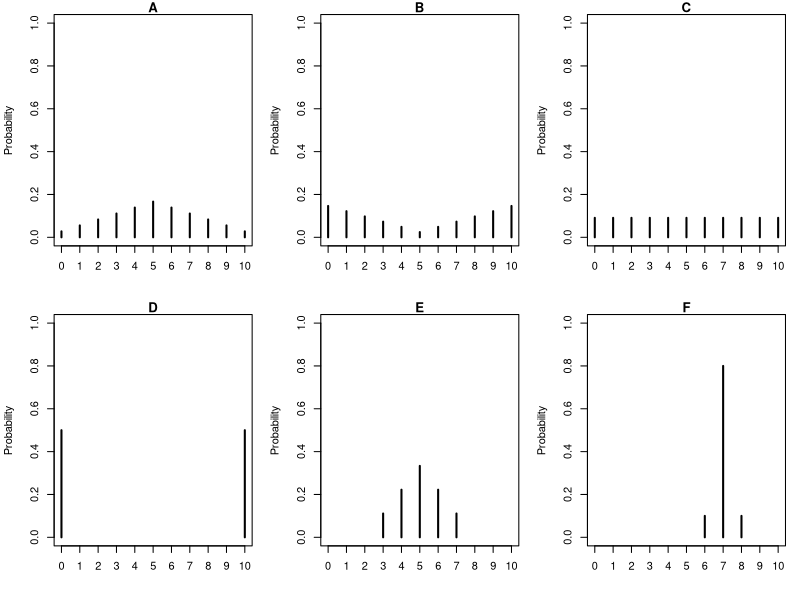
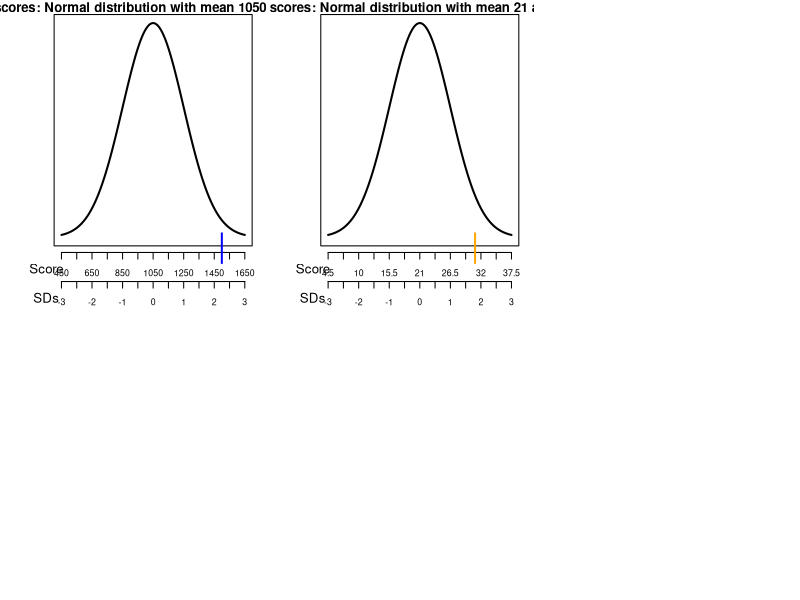

Generate these figures, in order, with R:
## ---- chunk 1
#| echo: false
#| label: fig-sd-matching-plot
#| fig-cap: "A few discrete distributions."

x1 = 0:10
p1 = c(1, 2, 3, 4, 5, 6, 5, 4, 3, 2, 1)
p1 = p1/sum(p1)

x2 = 0:10
p2 = c(6, 5, 4, 3, 2, 1, 2, 3, 4, 5, 6)
p2 = p2/sum(p2)

x3 = 0:10
p3 = rep(1/11, 11)

x4 = c(0, 10)
p4 = c(0.5, 0.5)

x5 = 3:7
p5 = c(1, 2, 3, 2, 1)
p5 = p5/sum(p5)

x6 = c(6, 7, 8)
p6 = c(0.1, 0.8, 0.1)

xlimits = c(0, 10)
xs = 0:10
par(mfrow=c(2,3), mar=c(4, 4, 1, 1) + 0.1)
plot(x1, p1, xlim=xlimits, ylim=c(0,1), xlab="", ylab="Probability", main="A", type="h", lwd=2, xaxt="n")
axis(1, xs)
plot(x2, p2, xlim=xlimits, ylim=c(0,1), xlab="", ylab="Probability", main="B", type="h", lwd=2, xaxt="n")
axis(1, xs)
plot(x3, p3, xlim=xlimits, ylim=c(0,1), xlab="", ylab="Probability", main="C", type="h", lwd=2, xaxt="n")
axis(1, xs)
plot(x4, p4, xlim=xlimits, ylim=c(0,1), xlab="", ylab="Probability", main="D", type="h", lwd=2, xaxt="n")
axis(1, xs)
plot(x5, p5, xlim=xlimits, ylim=c(0,1), xlab="", ylab="Probability", main="E", type="h", lwd=2, xaxt="n")
axis(1, xs)
plot(x6, p6, xlim=xlimits, ylim=c(0,1), xlab="", ylab="Probability", main="F", type="h", lwd=2, xaxt="n")
axis(1, xs)

# sqrt(sum(x1^2*p1)-sum(x1*p1)^2)
# sqrt(sum(x2^2*p2)-sum(x2*p2)^2)
# sqrt(sum(x3^2*p3)-sum(x3*p3)^2)
# sqrt(sum(x4^2*p4)-sum(x4*p4)^2)
# sqrt(sum(x5^2*p5)-sum(x5*p5)^2)
# sqrt(sum(x6^2*p6)-sum(x6*p6)^2)

## ---- chunk 2
#| label: fig-sat-z-score-plot
#| echo: false
#| layout-nrow: 2
#| fig-cap: "Comparison of the distributions in @exm-sat-z-score. The blue mark indicates Darius's SAT score and the orange mark indicates Alfred's ACT score."



za = seq(-3, 3, 0.5)
z = seq(-3, 3, 0.001)

x1a = 1050 + 200 * za 

plot(z, dnorm(z), xlim=range(z), ylim=c(0,dnorm(0)),
     type = "l",
      yaxt='n', xaxt='n', ylab = "", xlab = "", lwd = 2,
      main = "SAT scores: Normal distribution with mean 1050 and SD 200") 
axis(1, at = za, labels = x1a, line=0.5, cex.axis=0.8)
axis(1, at = za, labels = za, line=2.7, cex.axis=0.8)
# axis(1, at = xa, labels = seq(-4, 4, 1), line=2.7,cex.axis=1.0)
mtext("SDs", cex = 0.80, side = 1, line = 3.5, at = -3.5)
mtext("Score", cex = 0.80, side = 1, line = 1.3, at= -3.5)
mtext(c("|"), side=1, line=0, at=c((1500 - 1050) / 200), cex = 2, col = "blue")

x2a = 21 + 5.5 * za 

plot(z, dnorm(z), xlim=range(z), ylim=c(0,dnorm(0)),
     type = "l",
      yaxt='n', xaxt='n', ylab = "", xlab = "", lwd = 2,
      main = "ACT scores: Normal distribution with mean 21 and SD 5.5") 
axis(1, at = za, labels = x2a, line=0.5,cex.axis=0.8)
axis(1, at = za, labels = za, line=2.7,cex.axis=0.8)
# axis(1, at = xa, labels = seq(-4, 4, 1), line=2.7,cex.axis=1.0)
mtext("SDs", cex = 0.80, side = 1, line = 3.5, at = -3.5)
mtext("Score", cex = 0.80, side = 1, line = 1.3, at= -3.5)
mtext(c("|"), side=1, line=0, at=c((31 - 21) / 5.5), cex = 2, col = "orange")
